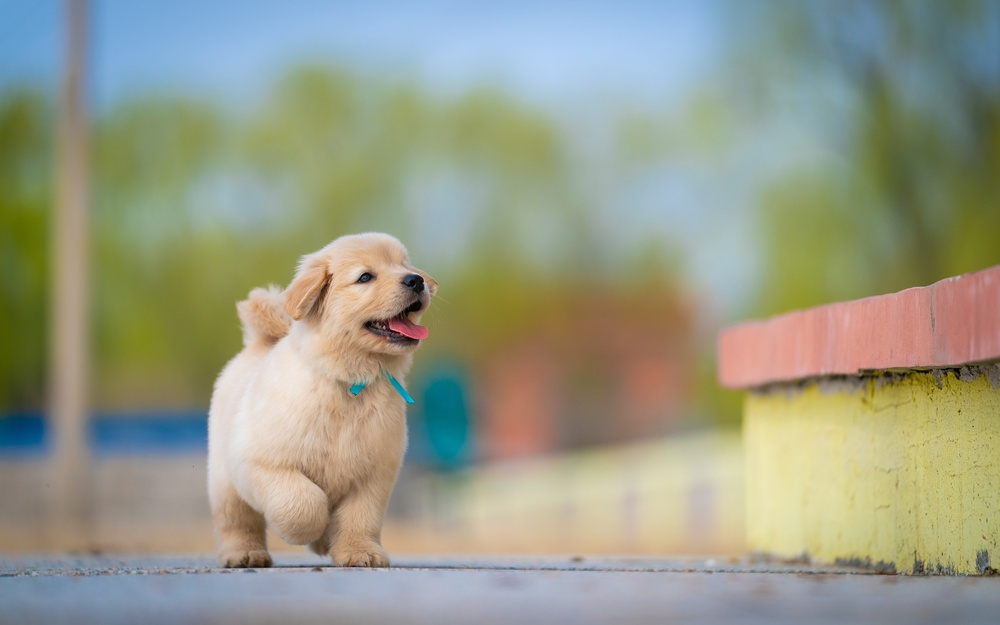
#> input picture 6/puppy.jpg, 1000 x 625 px, shrunk from 5837 x 3648 before the run
$ python ex2.py
#> lines starting #> are read from the running program, lines starting #| are printed output that depends on the picture
import cv2
import matplotlib.pyplot as plt

img = cv2.imread("puppy.jpg", cv2.IMREAD_COLOR)
#> img is the input picture: shape (625, 1000, 3); mean B, G, R 135.8, 155, 151.7

# BGR -> RGB로 변환
img_rgb = cv2.cvtColor(img, cv2.COLOR_BGR2RGB)

# 흑백 이미지로 변환
gray = cv2.cvtColor(img, cv2.COLOR_BGR2GRAY)
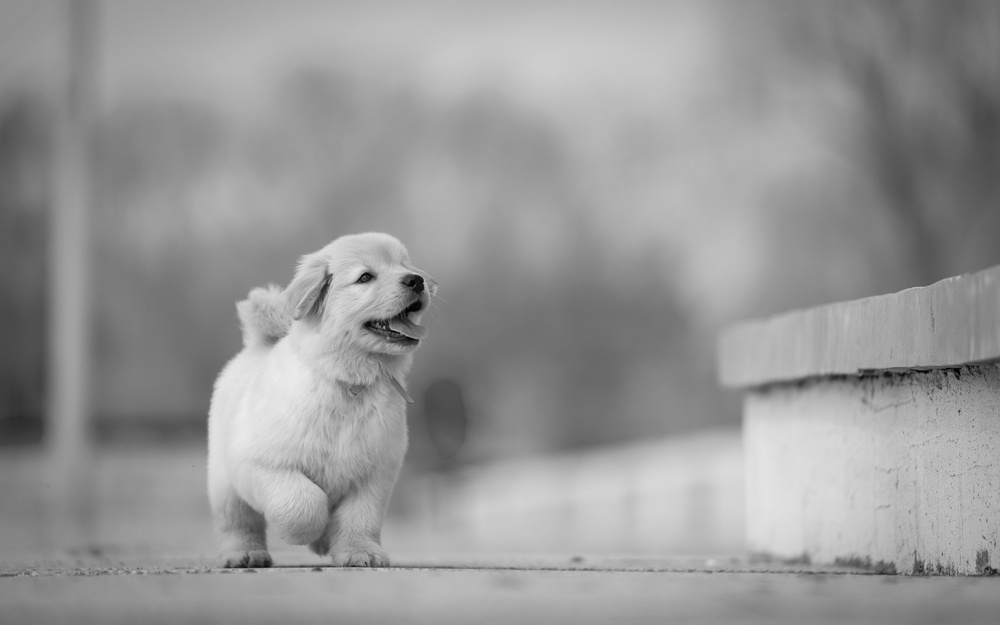
#> gray: shape (625, 1000); min 0, max 236, mean 151.8

# HSV 이미지로 변환
hsv = cv2.cvtColor(img, cv2.COLOR_BGR2HSV)
#> hsv: shape (625, 1000, 3); mean H, S, V 52.7, 75.1, 169.3

# 원본 사진
plt.subplot(2, 2, 1)
plt.imshow(img)
plt.title("BGR Image")
plt.axis("off")

# BGR->RGB 이미지 출력
plt.subplot(2, 2, 2)
plt.imshow(img_rgb)
plt.title("RGB Image")
plt.axis("off")

# 그레이 이미지 출력
plt.subplot(2, 2, 3)
plt.imshow(gray, cmap='gray')
plt.title("Gray Image")
plt.axis("off")

# HSV 이미지 출력
plt.subplot(2, 2, 4)
plt.imshow(hsv)
plt.title("HSV")
plt.axis("off")

plt.show()
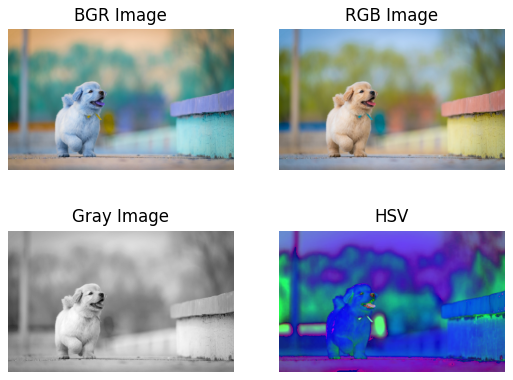
#> figure drawn by matplotlib, 4 panels; B, G, R data is drawn as R, G, B

$ run again, with 6/cat.jpg copied over 6/puppy.jpg
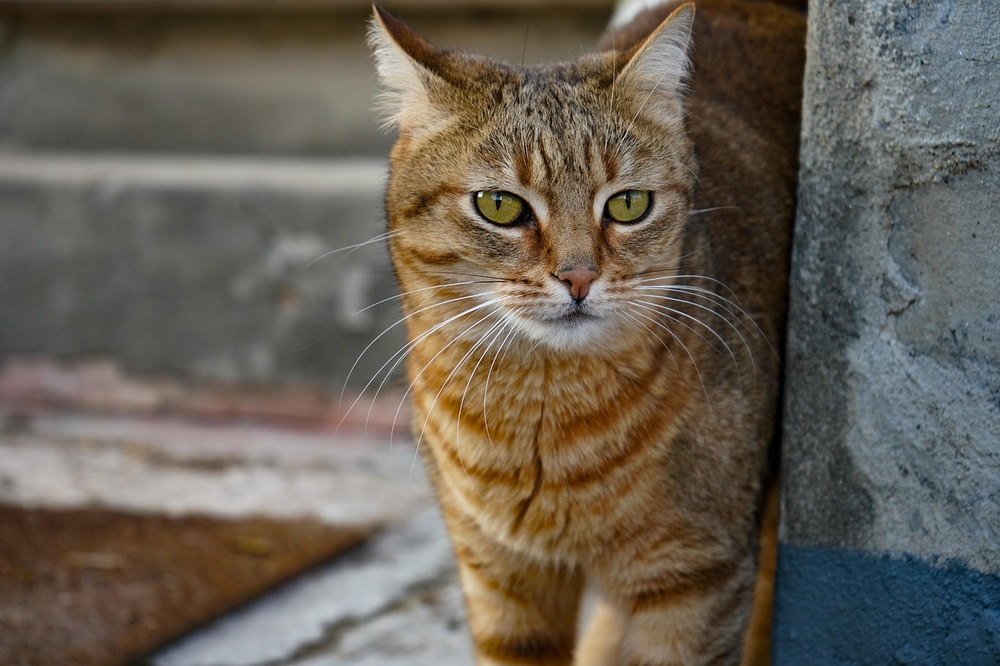
#> input picture 6/cat.jpg, 1000 x 666 px, shrunk from 1280 x 853 before the run
#> img is the input picture: shape (666, 1000, 3); mean B, G, R 84.4, 95.5, 103.4
#> `gray = cv2.cvtColor(img, cv2.COLOR_BGR2GRAY)`:
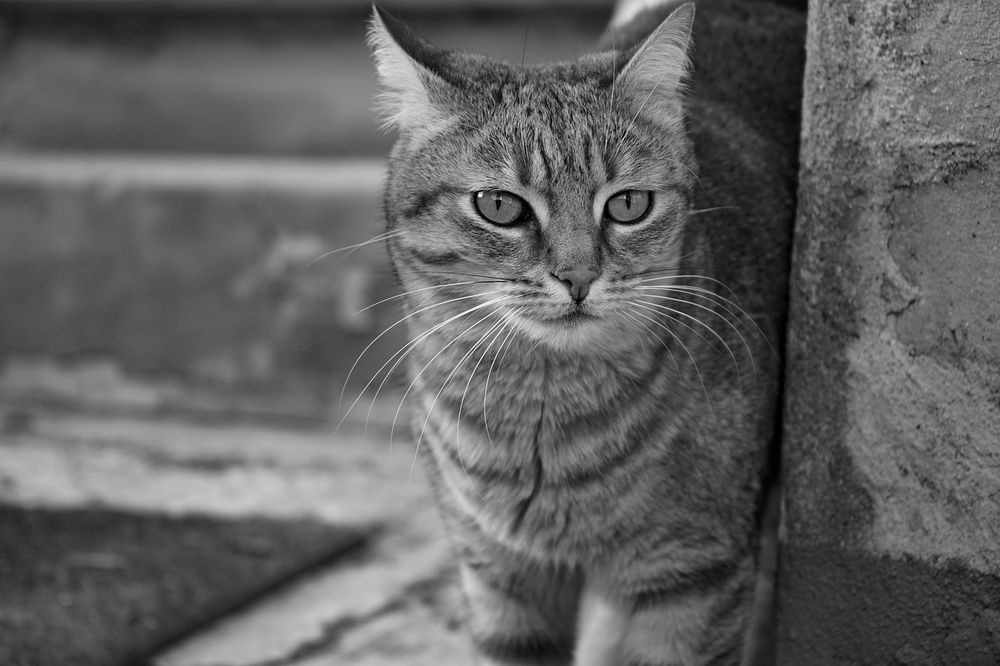
#> gray: shape (666, 1000); min 0, max 254, mean 96.6
#> hsv: shape (666, 1000, 3); mean H, S, V 40.6, 75.4, 108.2
#> `plt.show()`:
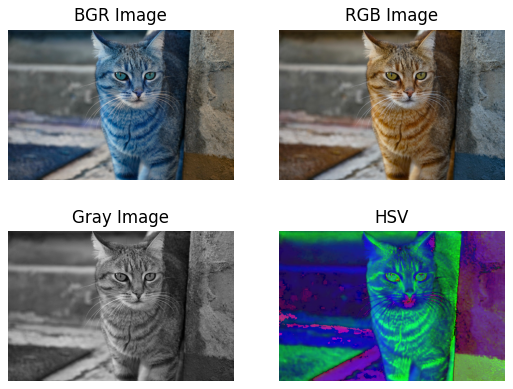
#> figure drawn by matplotlib, 4 panels; B, G, R data is drawn as R, G, B

$ run again, with 6/cow.jpg copied over 6/puppy.jpg
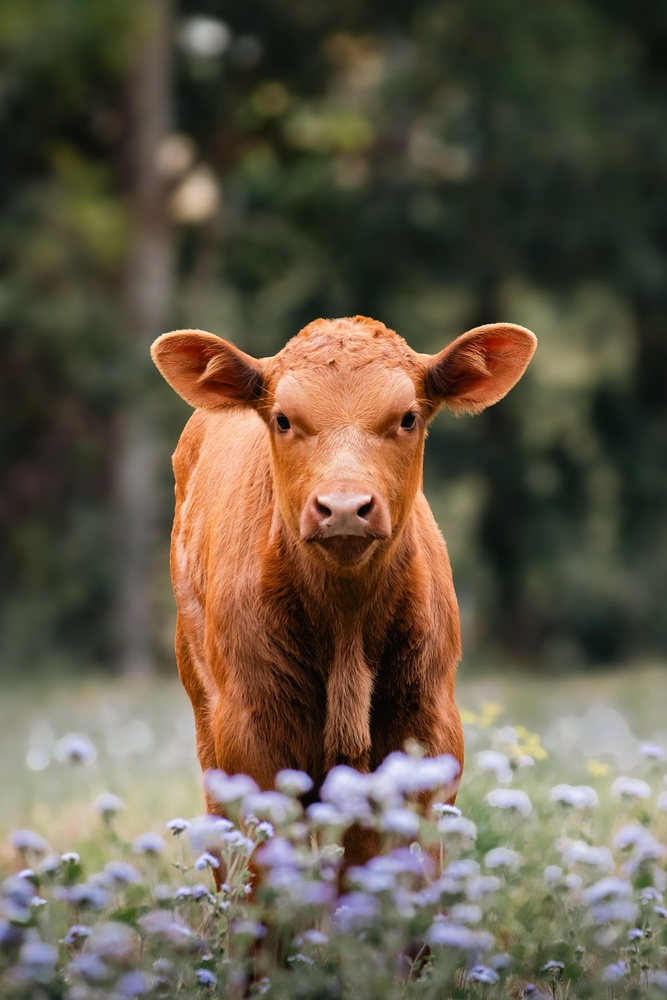
#> input picture 6/cow.jpg, 667 x 1000 px, shrunk from 1280 x 1920 before the run
#> img is the input picture: shape (1000, 667, 3); mean B, G, R 73, 89.6, 99.8
#> `gray = cv2.cvtColor(img, cv2.COLOR_BGR2GRAY)`:
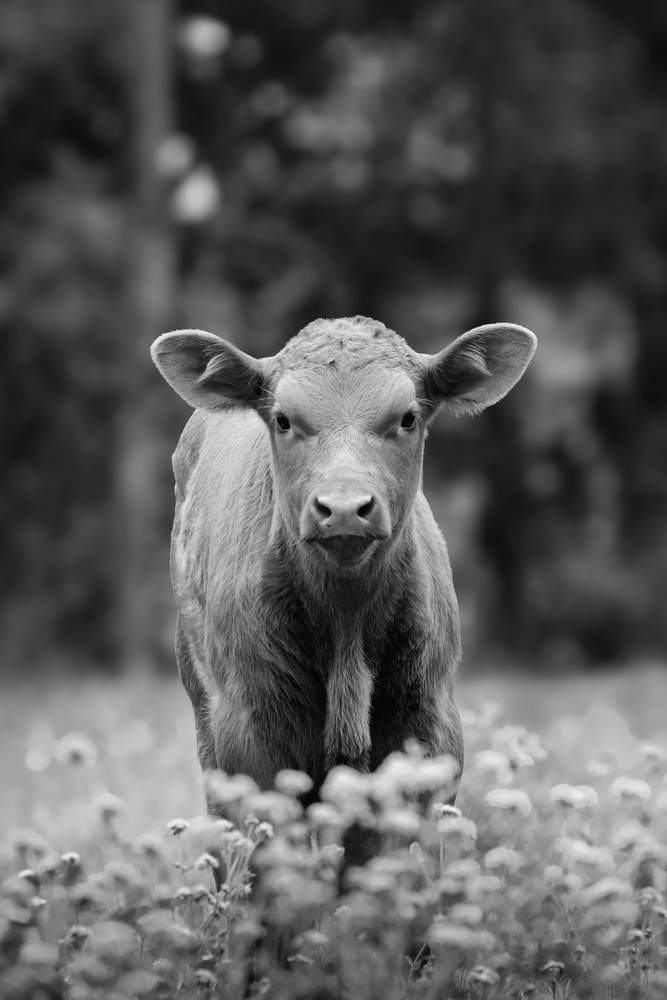
#> gray: shape (1000, 667); min 1, max 245, mean 90.7
#> hsv: shape (1000, 667, 3); mean H, S, V 39.3, 81.9, 104.3
#> `plt.show()`:
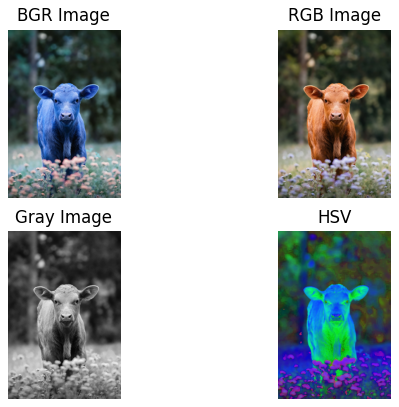
#> figure drawn by matplotlib, 4 panels; B, G, R data is drawn as R, G, B

$ run again, with 6/horse.jpg copied over 6/puppy.jpg
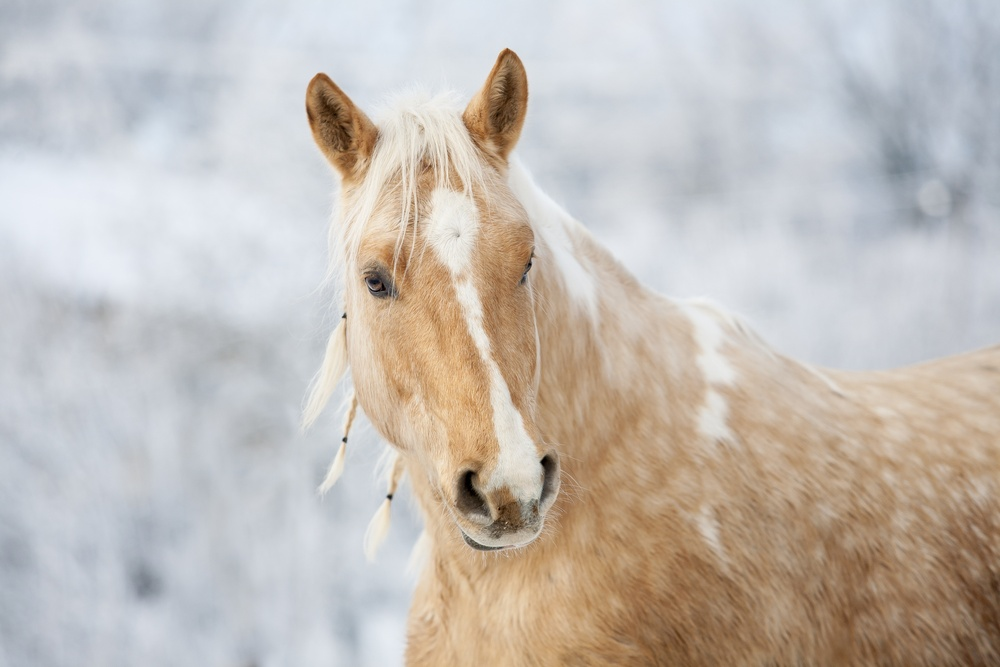
#> input picture 6/horse.jpg, 1000 x 667 px, shrunk from 4368 x 2912 before the run
#> img is the input picture: shape (667, 1000, 3); mean B, G, R 182.7, 188.9, 195.7
#> `gray = cv2.cvtColor(img, cv2.COLOR_BGR2GRAY)`:
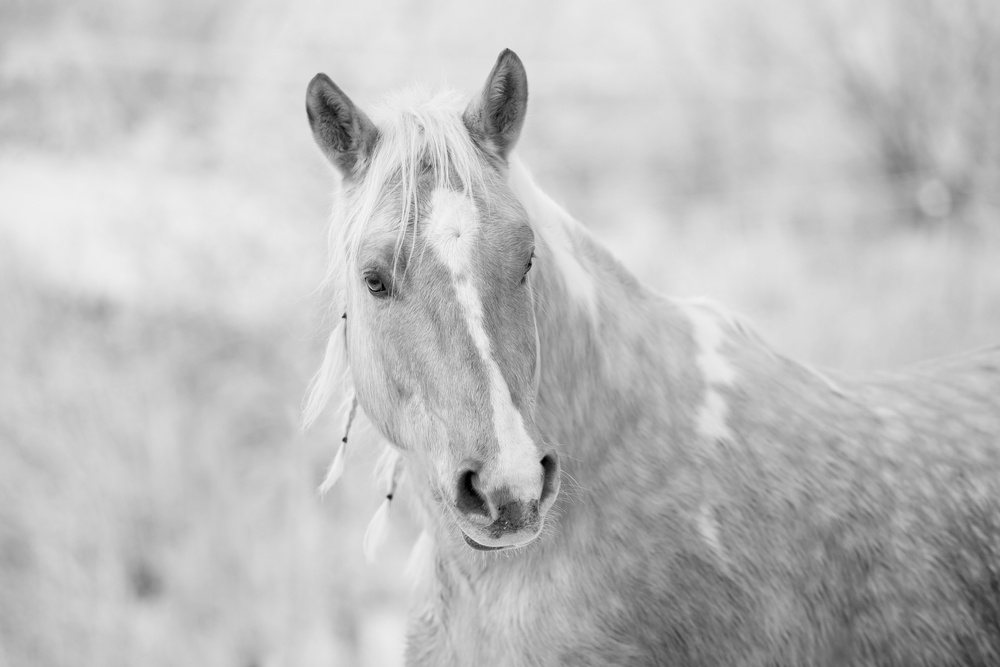
#> gray: shape (667, 1000); min 0, max 246, mean 190.2
#> hsv: shape (667, 1000, 3); mean H, S, V 71.1, 39.7, 203.5
#> `plt.show()`:
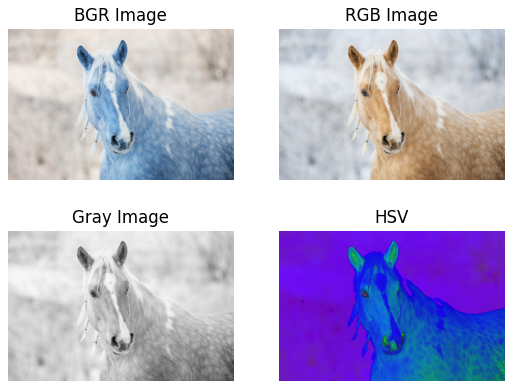
#> figure drawn by matplotlib, 4 panels; B, G, R data is drawn as R, G, B
